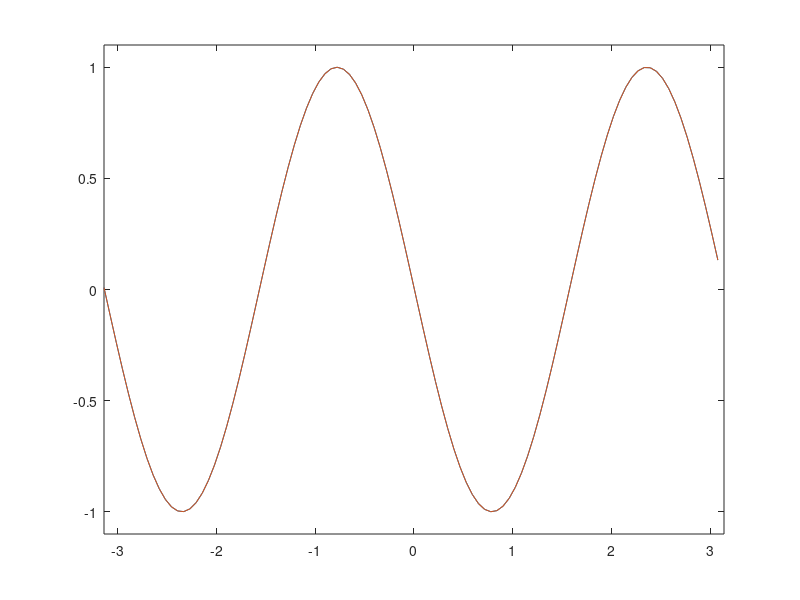

Here is the MATLAB script that generated this plot:
%%%%%%%%%%%%%%%%%%%%%%%%%%%%%%%%%%%%%%%%%%%%%%%%%%%%%%%%%%%%%%%%%%%%%%%%%%%
% Sergio Castiblanco
% Pontificia Unviersidad Javeriana
% 2021
%
% Solver of 1D-Advection-Diffusion-Reaction Equation with
% Fourier Galerking Methodology
%    du/dt + a du/dx = nu d2u/dx2 + re u
%

%%%%%%%%
%% Initial Configuration
% Number of grid points
N = 101;

% Boundaries
xL = -pi;
xR = pi;

% Constants
a = 0.5;
nu = 0.0;
re = 0.0;

%% Grid Construction
% Space
dx = (xR-xL)/N;
x = -(xR-xL)/2:dx:(xR-xL)/2-dx;
x = x';
if mod(N,2) == 0
    K = (2*pi/(xR-xL))*(-N/2:N/2-1);
    K = K';
    K = fftshift(K);
else
    K = (2*pi/(xR-xL))*floor(-N/2+1:N/2);
    K = K';
    K = ifftshift(K);
end


% Time grid
to = 0.0;
tf = pi;
dt = 0.01;
t = to:dt:tf;
Ts = length(t);

%% Initial Condition
uo = sin(2*(2*pi/(xR-xL))*x);
% uo = (1/sqrt(4*pi*nu*to))*exp(-((x+a).^2)/(4*nu*to));

umo = fft(uo);

%% SOLVING
% Integrating factor
gamma = -i*K*a - nu*K.^2 - re;
I = exp(gamma*dt);

for time = 1:Ts
    um = I.*umo;
        
    u = ifft(um);
    ua = sin(2*(2*pi/(xR-xL))*(x - a*time*dt));
    
    umo = um;
    
%     if a>=0
%         u(1) = u(end);
%     else
%         u(end) = u(1);
%     end
    
    plot(x,u)
    hold all
    plot(x,ua)
    xlim([xL xR])
    ylim([-1.1 1.1])
    hold off
    drawnow
    
%      pause(10*dt)
    pause(0.01)
    
    
end






